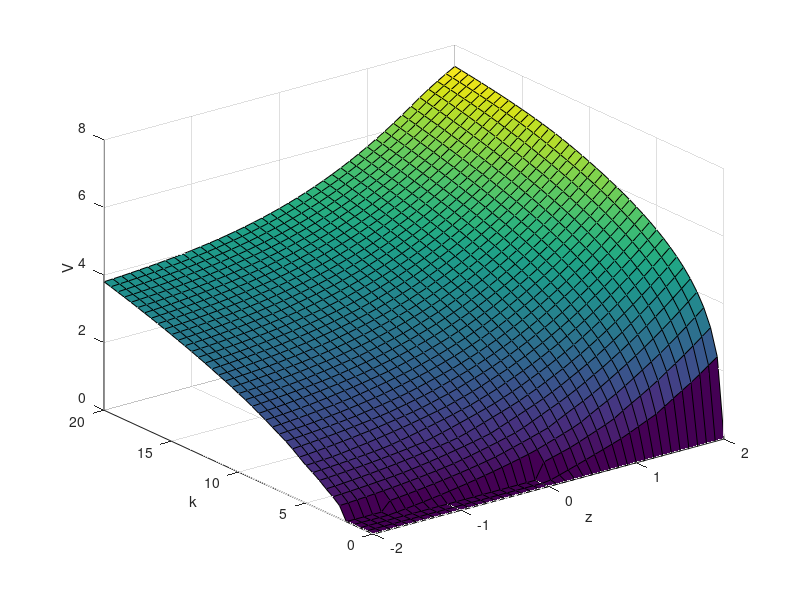

Here is the MATLAB script that generated this plot:
% clc,clear
tic
beta = 0.9;
alpha = 0.5;
delta = 0.5;
rho = 0;
sigma = 1;

Nk = 41;
Nz = 41;

k = linspace(0,20,Nk);
z = linspace(-2,2,Nz);

% normcdf() normal cumulative distribution function  
P = normcdf(-2);
for i = 2 : Nz
    P(i) = normcdf(z(i)) - normcdf(z(i-1));
end

Tol = 1.0E-09;
Erro = 1.0E+9;
MaxIter = 100;
Niter = 0;              % number of iteration
V0 = zeros(Nk,Nz);      % Vn
V1 = zeros(Nk,Nz);      % Vn+1
Nstep = 0;

while(Erro > Tol)
    Niter = Niter + 1;
    for iz = 1 : Nz
        ikp_init = 1;
        for ik = 1 : Nk            
            Vkp = zeros(Nk,1);
            for ikp = ikp_init : Nk
                sumzp = P .* V0(ikp,:);
                c = exp(z(iz))*k(ik)^alpha + (1-delta)*k(ik) - k(ikp);
                if(c>0)
                    Vkp(ikp) = log(c) + beta * sum(sumzp);
                end
                Nstep = Nstep + 1;
            end
            [V1(ik,iz), ikp_init] = max(Vkp);
        end
    end
    
    Erro = abs(max(max(V1-V0)));
    
    V0 = V1;
    
    if(Niter>MaxIter)
        disp('Iteration number exceeds the max number')
        break
    end
end
toc
[kk,zz] = meshgrid(k,z);
surf(zz',kk',V1)
xlabel('z')
ylabel('k')
zlabel('V')
Niter
Nstep